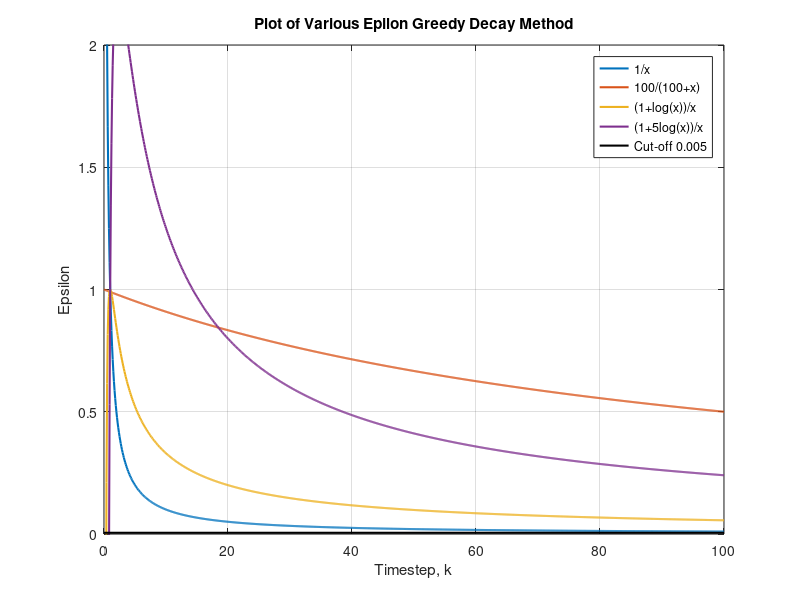

Write the MATLAB code that produced this figure.
clc;
clear;

figure();
x  = linspace(0,100,1000);
y1 = 1 ./ x;
y2 = 100 ./ (100 + x);
y3 = (1 + log(x)) ./ x;
y4 = (1 + 5 .* log(x)) ./ x;
y5 = 0.005;

plot(x, y1, 'LineWidth', 1.5);
grid on;
hold on;
plot(x, y2, 'LineWidth', 1.5);
plot(x, y3, 'LineWidth', 1.5);
plot(x, y4, 'LineWidth', 1.5);
xlim([0, 100]);
ylim([0, 2]);
line(xlim,[0.005, 0.005], 'LineWidth', 1.5, 'color', 'k');
legend('1/x', '100/(100+x)', '(1+log(x))/x', '(1+5log(x))/x', 'Cut-off 0.005');
xlabel('Timestep, k');
ylabel('Epsilon');
title('Plot of Various Epilon Greedy Decay Method');
hold off;